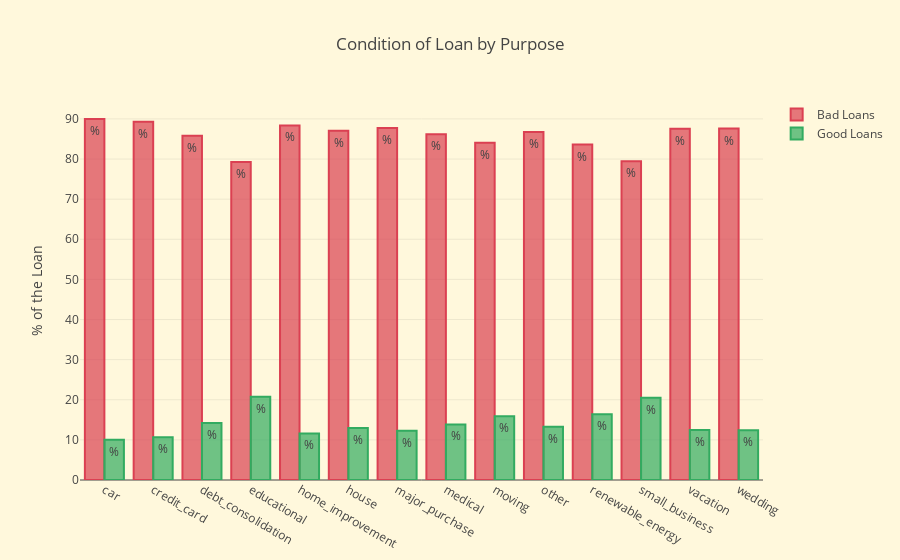

This figure's notebook cell:
### Markdown cell above
#### How's about not in the top list features?

### Code cell
purpose_condition = round(pd.crosstab(y, df_raw.purpose).apply(lambda x: x/x.sum() * 100), 2)

purpose_bad_loans = purpose_condition.values[0].tolist()
purpose_good_loans = purpose_condition.values[1].tolist()
purpose = purpose_condition.columns


bad_plot = go.Bar(
    x=purpose,
    y=purpose_bad_loans,
    name = 'Bad Loans',
    text='%',
    marker=dict(
        color='rgba(219, 64, 82, 0.7)',
        line = dict(
            color='rgba(219, 64, 82, 1.0)',
            width=2
        )
    )
)

good_plot = go.Bar(
    x=purpose,
    y=purpose_good_loans,
    name='Good Loans',
    text='%',
    marker=dict(
        color='rgba(50, 171, 96, 0.7)',
        line = dict(
            color='rgba(50, 171, 96, 1.0)',
            width=2
        )
    )
)


data = [bad_plot, good_plot]

layout = go.Layout(
    title='Condition of Loan by Purpose',
    xaxis=dict(
        title=''
    ),
    yaxis=dict(
        title='% of the Loan',
    ),
    paper_bgcolor='#FFF8DC',
    plot_bgcolor='#FFF8DC',
    showlegend=True
)

fig = dict(data=data, layout=layout)
iplot(fig, filename='condition_purposes')

### Figure 1 — Plotly figure (JSON) as saved in the notebook; plotly's stock layout.template omitted (floating-point values rounded to 4 significant figures)
{"data": [{"marker": {"color": "rgba(219, 64, 82, 0.7)", "line": {"color": "rgba(219, 64, 82, 1.0)", "width": 2}}, "name": "Bad Loans", "text": "%", "type": "bar", "uid": "9d6d9869-63c2-4f12-9823-599cd341005c", "x": ["car", "credit_card", "debt_consolidation", "educational", "home_improvement", "house", "major_purchase", "medical", "moving", "other", "renewable_energy", "small_business", "vacation", "wedding"], "y": [89.98, 89.32, 85.8, 79.25, 88.39, 87.06, 87.73, 86.15, 84.09, 86.72, 83.6, 79.48, 87.56, 87.6]}, {"marker": {"color": "rgba(50, 171, 96, 0.7)", "line": {"color": "rgba(50, 171, 96, 1.0)", "width": 2}}, "name": "Good Loans", "text": "%", "type": "bar", "uid": "368bdd6e-39fe-4699-8b0e-75cb5ee61d61", "x": ["car", "credit_card", "debt_consolidation", "educational", "home_improvement", "house", "major_purchase", "medical", "moving", "other", "renewable_energy", "small_business", "vacation", "wedding"], "y": [10.02, 10.68, 14.2, 20.75, 11.61, 12.94, 12.27, 13.85, 15.91, 13.28, 16.4, 20.52, 12.44, 12.4]}], "layout": {"paper_bgcolor": "#FFF8DC", "plot_bgcolor": "#FFF8DC", "showlegend": true, "title": {"text": "Condition of Loan by Purpose"}, "xaxis": {"title": {"text": ""}}, "yaxis": {"title": {"text": "% of the Loan"}}}}
